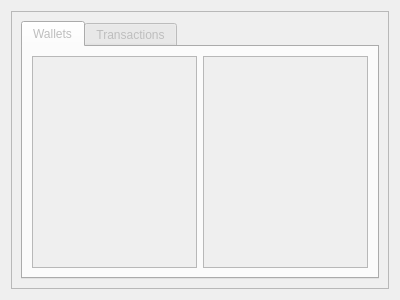
<?xml version="1.0" encoding="UTF-8"?>
<ui version="4.0">
 <class>CurrencyTabWidget</class>
 <widget class="QWidget" name="CurrencyTabWidget">
  <property name="geometry">
   <rect>
    <x>0</x>
    <y>0</y>
    <width>400</width>
    <height>300</height>
   </rect>
  </property>
  <property name="windowTitle">
   <string>Form</string>
  </property>
  <layout class="QVBoxLayout" name="verticalLayout_4">
   <item>
    <widget class="QFrame" name="actionsFrame">
     <property name="frameShape">
      <enum>QFrame::StyledPanel</enum>
     </property>
     <property name="frameShadow">
      <enum>QFrame::Raised</enum>
     </property>
     <layout class="QVBoxLayout" name="verticalLayout">
      <item>
       <widget class="QTabWidget" name="tabs_account">
        <property name="enabled">
         <bool>false</bool>
        </property>
        <property name="currentIndex">
         <number>0</number>
        </property>
        <widget class="QWidget" name="tab_wallets">
         <attribute name="title">
          <string>Wallets</string>
         </attribute>
         <layout class="QHBoxLayout" name="horizontalLayout">
          <item>
           <widget class="QListView" name="list_wallets">
            <property name="contextMenuPolicy">
             <enum>Qt::CustomContextMenu</enum>
            </property>
           </widget>
          </item>
          <item>
           <widget class="QListView" name="list_wallet_content"/>
          </item>
         </layout>
        </widget>
        <widget class="QWidget" name="tab_transactions">
         <attribute name="title">
          <string>Transactions</string>
         </attribute>
         <layout class="QHBoxLayout" name="horizontalLayout_3">
          <item>
           <layout class="QVBoxLayout" name="verticalLayout_3">
            <item>
             <widget class="QLabel" name="label">
              <property name="text">
               <string>Sent</string>
              </property>
             </widget>
            </item>
            <item>
             <widget class="QListView" name="list_transactions_sent"/>
            </item>
           </layout>
          </item>
          <item>
           <layout class="QVBoxLayout" name="verticalLayout_2">
            <item>
             <widget class="QLabel" name="label_2">
              <property name="text">
               <string>Received</string>
              </property>
             </widget>
            </item>
            <item>
             <widget class="QListView" name="list_transactions_received"/>
            </item>
           </layout>
          </item>
         </layout>
        </widget>
       </widget>
      </item>
     </layout>
    </widget>
   </item>
  </layout>
 </widget>
 <resources/>
 <connections>
  <connection>
   <sender>list_wallets</sender>
   <signal>clicked(QModelIndex)</signal>
   <receiver>CurrencyTabWidget</receiver>
   <slot>refresh_wallet_content(QModelIndex)</slot>
   <hints>
    <hint type="sourcelabel">
     <x>113</x>
     <y>162</y>
    </hint>
    <hint type="destinationlabel">
     <x>199</x>
     <y>149</y>
    </hint>
   </hints>
  </connection>
  <connection>
   <sender>list_wallets</sender>
   <signal>customContextMenuRequested(QPoint)</signal>
   <receiver>CurrencyTabWidget</receiver>
   <slot>wallet_context_menu(QPoint)</slot>
   <hints>
    <hint type="sourcelabel">
     <x>113</x>
     <y>162</y>
    </hint>
    <hint type="destinationlabel">
     <x>199</x>
     <y>149</y>
    </hint>
   </hints>
  </connection>
 </connections>
 <slots>
  <slot>refresh_wallet_content(QModelIndex)</slot>
  <slot>wallet_context_menu(QPoint)</slot>
 </slots>
</ui>
